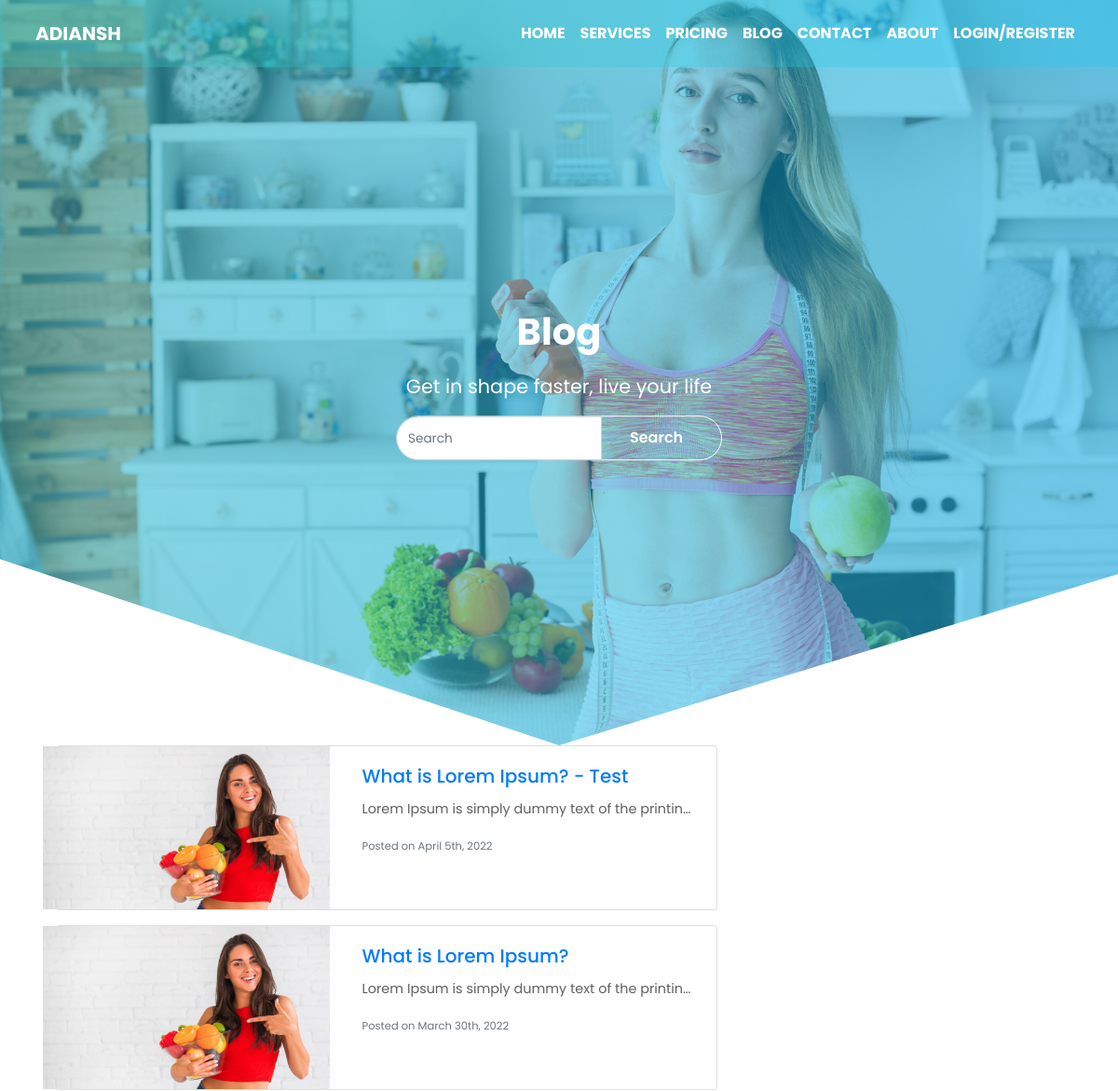
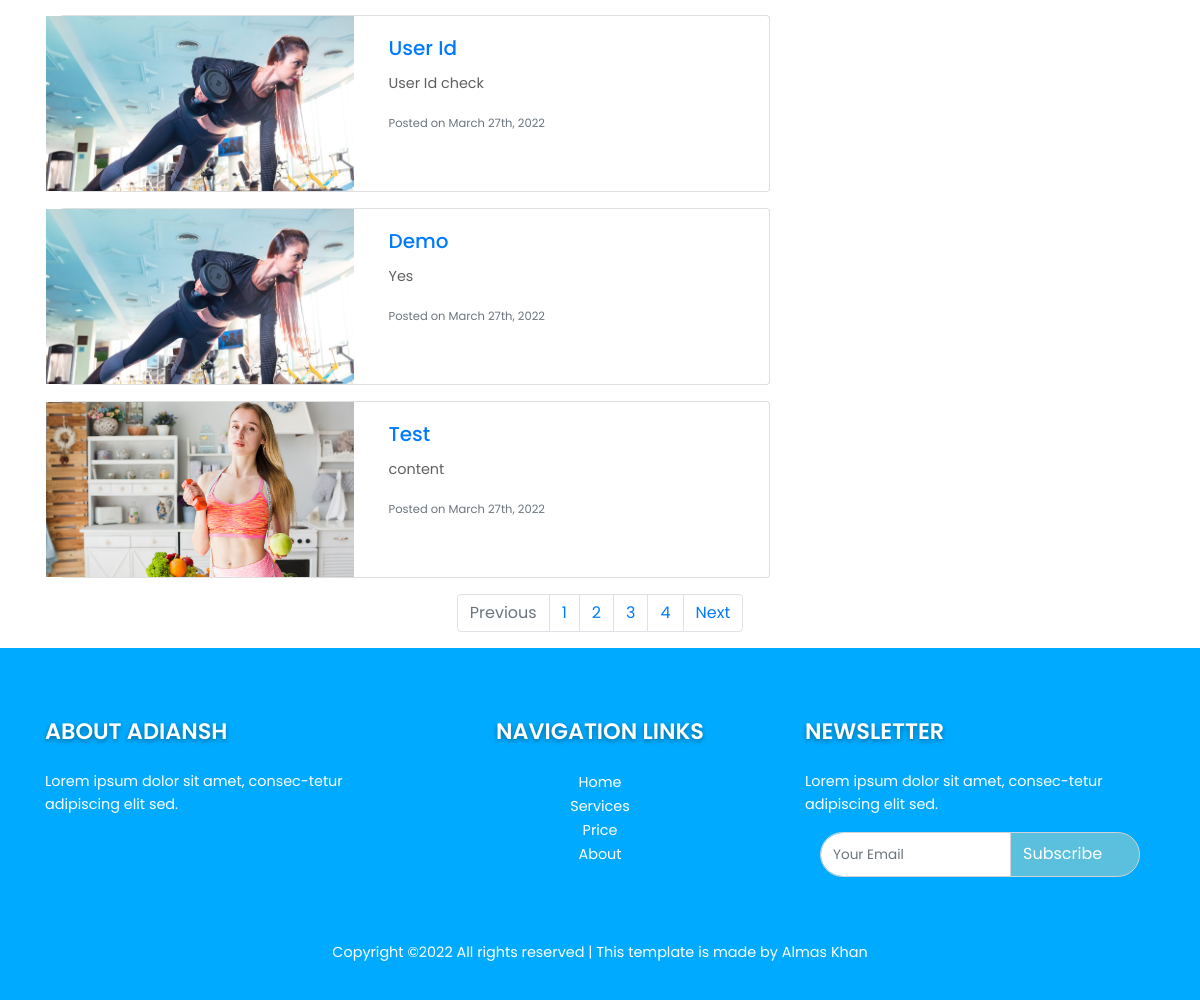
Screenshot of /blog.php with the database file from the repository (2 pictures, top to bottom).
### tables this page shows
CREATE TABLE `posts` (
  `id` int(11) NOT NULL,
  `user_id` int(11) NOT NULL,
  `title` text NOT NULL,
  `content` text NOT NULL,
  `category_id` int(11) NOT NULL,
  `status` tinyint(4) NOT NULL,
  `added_on` timestamp NOT NULL DEFAULT current_timestamp()
);

CREATE TABLE `post_images` (
  `id` int(1) NOT NULL,
  `post_id` int(11) NOT NULL,
  `image` text NOT NULL
);

### functions.inc.php (called while the page is built, shortened)
<?php
function getImages($conn, $post_id){
	$sql="SELECT * from post_images WHERE post_id=$post_id";
	$run=mysqli_query($conn, $sql);
	$data=array();
	while($row=mysqli_fetch_assoc($run)){
		$data[]=$row;
	}
	return $data;
}
?>

### blog.php (the view, shortened to what this page needs)
<?php
require('top.php');
if(isset($_GET['page'])){
	$page = $_GET['page'];
}else{
	$page = 1;
}
$post_per_page = 5;
$result = ($page-1)*$post_per_page;
?>
<div class="blog" id="topheader">
	<?php
	require('nav.php');
	?>
	<section class="header-section">
		<div class="center-div">
			<h1 class="font-weight-bold">Blog</h1>
			<p>Get in shape faster, live your life</p>
			<form class="text-center" autocomplete="off">
				<div class="input-group">
					<input type="text" class="form-control news-input" name="search" placeholder="Search">
					<button class="input-group-append input-group-text" type="submit">Search</button>
				</div>
			</form>
		</div>
	</section>
</div>
<div>
	<div class="container m-auto mt-3 row">
		<div class="col-8">
			<?php
			if (isset($_GET['search'])) {
				$keyword = $_GET['search'];
				$postQuery = "SELECT * from posts WHERE title LIKE '%$keyword%' AND status=1 order by id desc limit $result, $post_per_page";
			}else{
				$postQuery = "SELECT * from posts WHERE status=1 order by id desc limit $result, $post_per_page";
			}
			$post_result = mysqli_query($conn, $postQuery);
			$p_result = mysqli_num_rows($post_result);
			if ($p_result == "0") {
				?>
				<h2>No Records Found</h2>
				<?php
			}else{
				while ($post = mysqli_fetch_assoc($post_result)) {
					?>
					<div class="card mb-3" style="max-width: 800px;">
						<a href="post.php?id=<?php echo $post['id'];?>">
							<div class="row g-0">
								<?php $post_images = getImages($conn, $post['id']);
									$img = current($post_images);
								?>
								<div class="col-md-5" style="background-image: url('images/<?php echo $img['image'] ?>');background-size: cover; height: 175px;">
								</div>
								<div class="col-md-7">
									<div class="card-body">
										<h5 class="card-title"><?php echo$post['title'] ?></h5>
										<p class="card-text text-truncate"><?php echo $post['content'] ?></p>
										<p class="card-text"><small class="text-muted">Posted on <?php echo date('F jS, Y', strtotime($post['added_on'])) ?></small></p>
									</div>
								</div>
							</div>
						</a>
					</div>
					<?php
				}
			}
			?>
		</div>
	</div>
	<?php
	if (isset($_GET['search'])) {
		$keyword = $_GET['search'];
		$q = "SELECT * from posts WHERE title LIKE '%$keyword%' AND status=1";
	}else{
		$q="SELECT * from posts WHERE status=1";
	}
	$r=mysqli_query($conn, $q);
	$total_posts = mysqli_num_rows($r);
	$total_pages= ceil($total_posts/$post_per_page);
	?>
	<nav aria-label="Page navigation example">
		<ul class="pagination justify-content-center">
			<?php
			if ($page>1) {
				$switch = "";
			}else{
				$switch = "disabled";
			}
			if ($page<$total_pages) {
				$next_switch = "";
			}else{
				$next_switch = "disabled";
			}
			?>
			<li class="page-item <?php echo $switch ?>">
				<a class="page-link" href="?<?php if (isset($_GET['search'])) {echo "search=$keyword&";} ?>page=<?php echo $page-1 ?>" tabindex="-1" aria-disabled="true">Previous</a>
			</li>
			<?php
			for ($i=1; $i <= $total_pages ; $i++) {
				?>
				<li class="page-item"><a class="page-link" href="?<?php if (isset($_GET['search'])) {echo "search=$keyword&";} ?>page=<?php echo $i ?>"><?php echo $i ?></a></li>
				<?php
			}
			?>
			<li class="page-item <?php echo $next_switch ?>">
				<a class="page-link" href="?<?php if (isset($_GET['search'])) {echo "search=$keyword&";} ?>page=<?php echo $page+1 ?>">Next</a>
			</li>
		</ul>
	</nav>
</div>
<?php require('footer.php')?>

### css/style.css (style rules this page uses)
html { scroll-behavior: smooth; }
* { margin: 0; padding: 0; box-sizing: border-box; font-family: 'Poppins', sans-serif; }
a { text-decoration: none; }
li { list-style: none; }
p { font-size: 0.9rem; line-height: 1.6; font-weight: 400; color: #606060; }
.header-section { width: 100%; height: inherit; color: white; text-align: center; position: relative; }
.center-div { width: 100%; height: auto; position: absolute; top: 50%; left: 50%; transform: translate(-50%, -50%); -ms-transform: translate(-50%, -50%); -webkit-transform: translate(-50%, -50%); }
.center-div p { font-size: 1.3rem; padding: 10px 0 20px 0; color: white; }
::placeholder { font-size: 0.85rem; }
.news-input { border-radius: 100px 0px 0px 100px!important; min-width: 150px; min-height: 45px; }
.input-group-text { color: #fff!important; background: #5bc0de!important; border-radius: 0px 100px 100px 0px!important; min-width: 130px; min-height: 40px; }
.blog { width: 100%; height: 100vh; background-image: linear-gradient(rgba(0, 168, 255, 0.3), rgba(0, 168, 255, 0.3)), url('../images/bg_2.jpg'); background-repeat: no-repeat; background-size: 100% 100%; clip-path: polygon(100% 0%, 100% 77%, 50% 100%, 0% 75%, 0 0); position: relative; }
.blog:before { content: ""; position: absolute; top: 0%; bottom: 0%; left: 0%; right: 0%; opacity: .3; z-index: -1; background: linear-gradient(to right, #1e5799 0%, #3ccdbb 0%, #16c9f9 100%); }
.header-section form { max-width: 350px; margin: 70px 0!important; position: absolute; top: 50%; left: 50%; transform: translate(-50%, -50%); -ms-transform: translate(-50%, -50%); -webkit-transform: translate(-50%, -50%); }
.header-section form button { border: 1px solid #fff; border-radius: 100px; padding: 12px 30px; outline: none; color: #fff; font-size: 1rem; font-weight: 600; line-height: 1.4; background-color: transparent!important; }

### rows the page displays
posts: post_images.image (picture), title "What is Lorem Ipsum? - Test", content "Lorem Ipsum is simply dummy text of the printin…", added_on "April 5th, 2022"
posts: post_images.image (picture), title "What is Lorem Ipsum?", content "Lorem Ipsum is simply dummy text of the printin…", added_on "March 30th, 2022"
posts: post_images.image (picture), title "User Id", content "User Id check", added_on "March 27th, 2022"
posts: post_images.image (picture), title "Demo", content "Yes", added_on "March 27th, 2022"
posts: post_images.image (picture), title "Test", content "content", added_on "March 27th, 2022"
